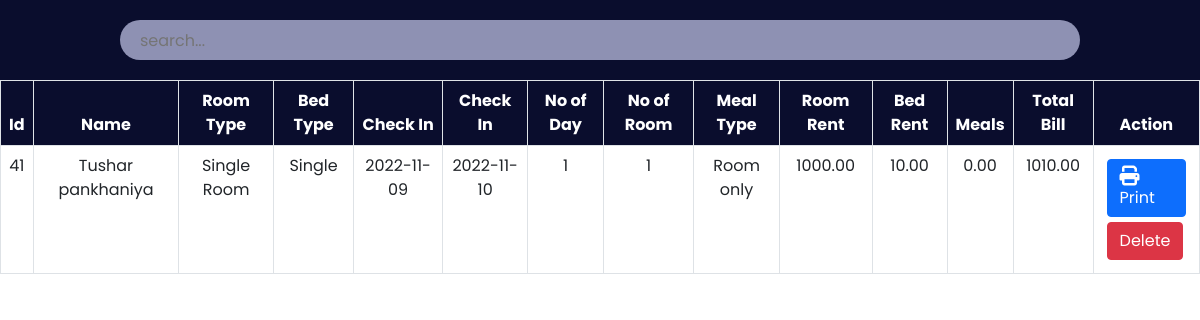
Page /admin/payment.php on the earlier database version.
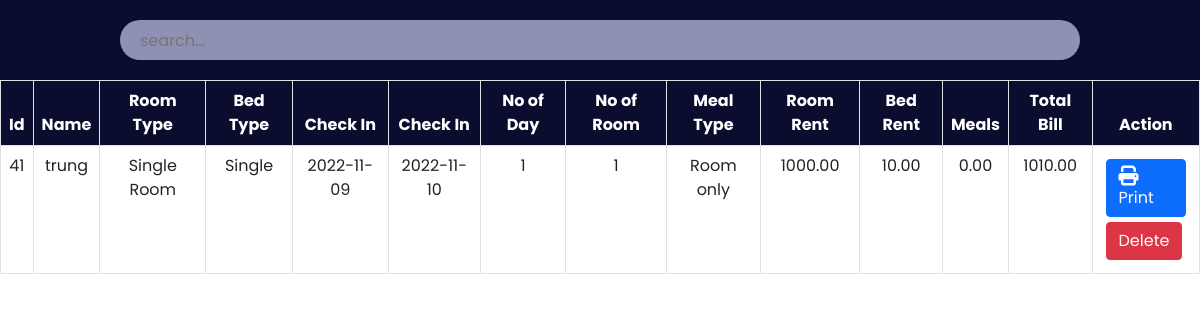
Same page on the later database version.
### tables this page shows
CREATE TABLE `payment` (
  `id` int(30) NOT NULL,
  `Name` varchar(30) NOT NULL,
  `Email` varchar(30) NOT NULL,
  `RoomType` varchar(30) NOT NULL,
  `Bed` varchar(30) NOT NULL,
  `NoofRoom` int(30) NOT NULL,
  `cin` date NOT NULL,
  `cout` date NOT NULL,
  `noofdays` int(30) NOT NULL,
  `roomtotal` double(8,2) NOT NULL,
  `bedtotal` double(8,2) NOT NULL,
  `meal` varchar(30) NOT NULL,
  `mealtotal` double(8,2) NOT NULL,
  `finaltotal` double(8,2) NOT NULL
);

### admin/payment.php (the view, shortened to what this page needs)
<?php
    include '../config.php';
?>
<!DOCTYPE html>
<html lang="en">
<head>
    <link href="https://cdn.jsdelivr.net/npm/bootstrap@5.0.2/dist/css/bootstrap.min.css" rel="stylesheet">
    <link rel="stylesheet" href="https://cdnjs.cloudflare.com/ajax/libs/font-awesome/6.2.0/css/all.min.css"/>
	<link rel="stylesheet" href="css/roombook.css">
</head>
<body>
	<div class="searchsection">
        <input type="text" name="search_bar" id="search_bar" placeholder="search..." onkeyup="searchFun()">
    </div>
    <div class="roombooktable" class="table-responsive-xl">
        <?php
            $paymanttablesql = "SELECT * FROM payment";
            $paymantresult = mysqli_query($conn, $paymanttablesql);
        ?>
        <table class="table table-bordered" id="table-data">
            <thead>
                <tr>
                    <th scope="col">Id</th>
                    <th scope="col">Name</th>
                    <th scope="col">Room Type</th>
                    <th scope="col">Bed Type</th>
                    <th scope="col">Check In</th>
                    <th scope="col">Check In</th>
					<th scope="col">No of Day</th>
                    <th scope="col">No of Room</th>
					<th scope="col">Meal Type</th>
                    <th scope="col">Room Rent</th>
                    <th scope="col">Bed Rent</th>
                    <th scope="col">Meals</th>
					<th scope="col">Total Bill</th>
                    <th scope="col">Action</th>
                </tr>
            </thead>
            <tbody>
            <?php
            while ($res = mysqli_fetch_array($paymantresult)) {
            ?>
                <tr>
                    <td><?php echo $res['id'] ?></td>
                    <td><?php echo $res['Name'] ?></td>
                    <td><?php echo $res['RoomType'] ?></td>
                    <td><?php echo $res['Bed'] ?></td>
					<td><?php echo $res['cin'] ?></td>
                    <td><?php echo $res['cout'] ?></td>
					<td><?php echo $res['noofdays'] ?></td>
                    <td><?php echo $res['NoofRoom'] ?></td>
                    <td><?php echo $res['meal'] ?></td>
                    <td><?php echo $res['roomtotal'] ?></td>
					<td><?php echo $res['bedtotal'] ?></td>
					<td><?php echo $res['mealtotal'] ?></td>
					<td><?php echo $res['finaltotal'] ?></td>
                    <td class="action">
                        <a href="invoiceprint.php?id= <?php echo $res['id']?>"><button class="btn btn-primary"><i class="fa-solid fa-print"></i>Print</button></a>
						<a href="paymantdelete.php?id=<?php echo $res['id']?>"><button class="btn btn-danger">Delete</button></a>
                    </td>
                </tr>
            <?php
            }
            ?>
            </tbody>
        </table>
    </div>
</body>
</html>

Differences in the rows shown:
changed payment "Single Room": Name "Tushar pankhaniya" → "trung"
